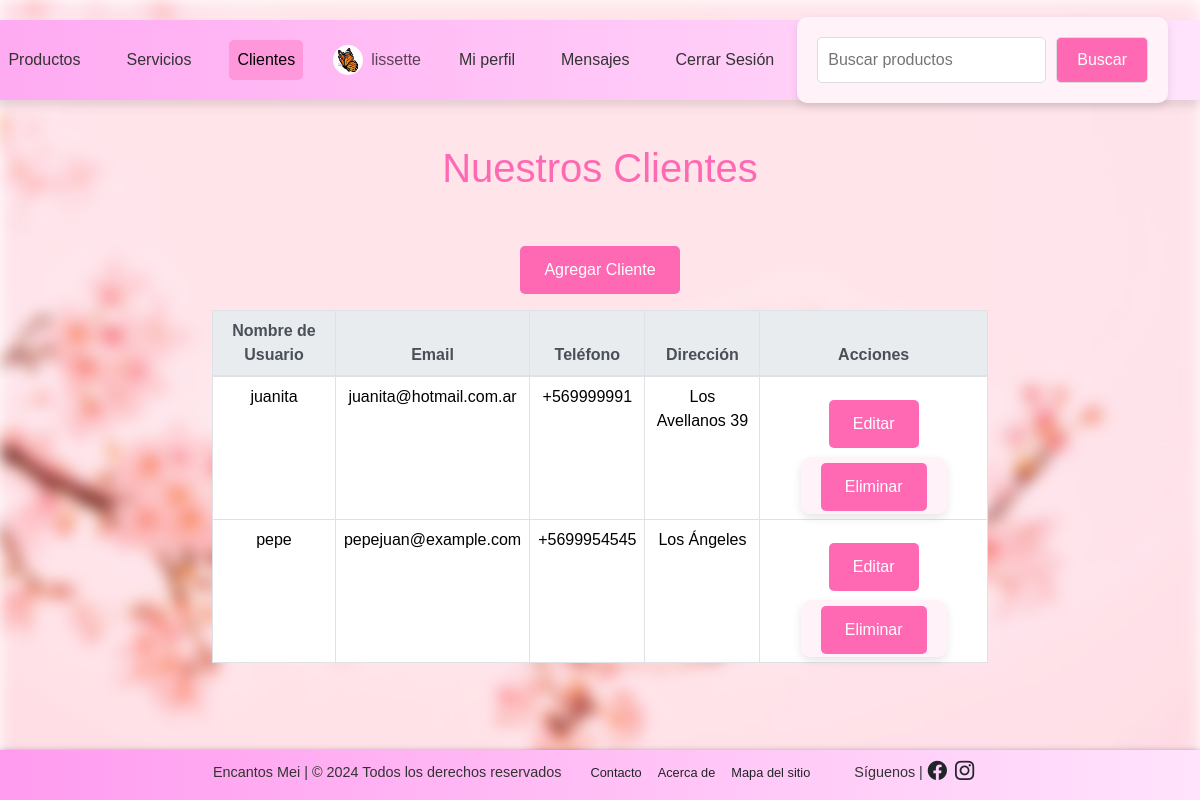
Page /shop/clients/ (signed in) on the committed database.
### shop/models.py (models this page shows)
class Profile(models.Model):
    user = models.OneToOneField(User, on_delete=models.CASCADE)
    address = models.CharField(max_length=255, blank=True)
    phone_number = models.CharField(max_length=20, blank=True)
    profile_picture = models.ImageField(upload_to='profile_pictures/', blank=True, null=True)

### shop/views.py (the view)
# urls.py: path('clients/', ClientListView.as_view(), name='clients'),
@method_decorator(user_passes_test(is_admin), name='dispatch')
class ClientListView(ListView):
    model = Profile
    template_name = 'clients.html'
    context_object_name = 'clients'
    def get_queryset(self):
        admin_group = Group.objects.get(name='Administradora de tienda')
        return Profile.objects.filter(user__is_superuser=False).exclude(user__groups=admin_group)
    def get_context_data(self, **kwargs):
        context = super().get_context_data(**kwargs)
        context['is_admin'] = is_admin(self.request.user)
        return context

### shop/context_processors.py (called while the page is built)
def profile_context(request):
    profile = None
    if request.user.is_authenticated:
        try:
            profile = Profile.objects.get(user=request.user)
        except Profile.DoesNotExist:
            pass
    return {'profile': profile}

def notification_count(request):
    if request.user.is_authenticated:
        count = Notification.objects.filter(user=request.user, read=False).count()
        return {'notification_count': count}
    return {'notification_count': 0}

### shop/views.py (called while the page is built)
def is_admin(user):
    return user.groups.filter(name='Administradora de tienda').exists() or user.is_superuser

### shop/templates/clients.html (shortened to what this page needs)
{% extends 'base.html' %}
{% load static %}
{% block content %}
    <h1 class="text-center my-4">Nuestros Clientes</h1>
    {% if user.is_authenticated %}
        {% if is_admin %}
            <a href="{% url 'create_client' %}" class="btn btn-primary mb-3">
                Agregar Cliente
            </a>
        {% endif %}
    {% endif %}
    <div class="container">
        <table class="table table-bordered">
            <thead class="thead-light">
                <tr>
                    <th>Nombre de Usuario</th>
                    <th>Email</th>
                    <th>Teléfono</th>
                    <th>Dirección</th>
                    {% if is_admin %}
                    <th>Acciones</th>
                    {% endif %}
                </tr>
            </thead>
            <tbody>
                {% for client in clients %}
                    <tr>
                        <td>{{ client.user.username }}</td>
                        <td>{{ client.user.email }}</td>
                        <td>{{ client.phone_number }}</td>
                        <td>{{ client.address }}</td>
                        {% if is_admin %}
                        <td>
                            <a href="{% url 'edit_client' client.pk %}" class="btn btn-warning btn-sm">
                                Editar
                            </a>
                            <form method="POST" action="{% url 'delete_client' client.pk %}" style="display: inline;">
                                <button type="submit" class="btn btn-danger btn-sm" onclick="return confirm('¿Estás segura de que deseas eliminar este cliente?');">
                                    Eliminar
                                </button>
                            </form>
                        </td>
                        {% endif %}
                    </tr>
                {% endfor %}
            </tbody>
        </table>
    </div>
    <div style="height: 50px;"></div>
{% endblock %}

### shop/templates/base.html (shortened to what this page needs)
{% load static %}
<!DOCTYPE html>
<html lang="es">
    <head>
        <link rel="stylesheet" href="https://stackpath.bootstrapcdn.com/bootstrap/4.5.2/css/bootstrap.min.css">
        <link href="https://cdn.jsdelivr.net/npm/bootstrap@5.3.3/dist/css/bootstrap.min.css" rel="stylesheet">
        <link rel="stylesheet" href="https://cdn.jsdelivr.net/npm/bootstrap-icons@1.8.1/font/bootstrap-icons.css">
        <link rel="stylesheet" href="{% static 'css/styles.css' %}">
    </head>
    <body>
        <nav class="navbar navbar-expand-lg custom-navbar" role="navigation">
    <div class="container-fluid">
        <div class="collapse navbar-collapse" id="navbarNav">
            <ul class="navbar-nav me-auto">
                <li class="nav-item">
                    <a class="nav-link {% if request.path == '/shop/products/' %}active{% endif %}" href="{% url 'products' %}">Productos</a>
                </li>
                <li class="nav-item">
                    <a class="nav-link {% if request.path == '/shop/services/' %}active{% endif %}" href="{% url 'services' %}">Servicios</a>
                </li>
                        {% if user.is_authenticated %}
                        {% if is_admin %}
                        <li class="nav-item">
                            <a class="nav-link {% if request.path == '/shop/clients/' %}active{% endif %}" href="{% url 'clients' %}">Clientes</a>
                        </li>
                    {% endif %}
                            <li class="nav-item">
                                <span class="navbar-text d-flex align-items-center" style="white-space: nowrap;">
                                    {% if profile and profile.profile_picture %}
                                        <img src="{{ profile.profile_picture.url }}" alt="Imagen de perfil" width="30" height="30" class="rounded-circle me-2" style="margin-right: 5px;">
                                    {% endif %}{{ user.username }}
                                </span>
                            </li>
                            <li class="nav-item">
                                <a class="nav-link {% if request.path == '/shop/profile/' %}active{% endif %}" href="{% url 'profile' %}">
                                    Mi perfil
                                </a>
                            </li>
                            <li class="nav-item">
                                <a class="nav-link {% if request.path == '/messages/messages/' %}active{% endif %}" href="{% url 'messages' %}">
                                    Mensajes
                                </a>
                            </li>
                            <li class="nav-item">
                                <a class="nav-link {% if request.path == '/shop/logout/' %}active{% endif %}" href="{% url 'logout' %}">
                                    Cerrar Sesión
                                </a>
                            </li>
                        {% endif %}
                    </ul>
                    <div style="display: flex; justify-content: center; align-items: center; margin: 20px auto; max-width: 400px; height: 80px;">
                        <form class="form-search" method="GET" action="{% url 'search_products' %}" role="search" style="display: flex; width: 100%; align-items: center;">
                            <input  type="search" name="query" placeholder="Buscar productos" aria-label="Search" style="flex: 1; margin-right: 10px; border: 1px solid #ddd; border-radius: 5px; padding: 10px;">
                            <button class="btn btn-outline-light" type="submit" style="border: 1px solid #ddd; border-radius: 5px; padding: 10px 20px;">
                                Buscar
                            </button>
                        </form>
                    </div>
                </div>
            </div>
        </nav>
        <div class="content">
            {% block content %}
            {% endblock %}
        </div>
        <footer class="bg-light text-center text-lg-start mt-auto">
            <div class="container p-2">
                <div class="row justify-content-between align-items-center">
                    <div class="col-auto">
                        <h5 style="display: inline;">Encantos Mei | © 2024 Todos los derechos reservados</p>
                    </div>
                    <div class="col-auto">
                        <ul class="list-unstyled d-flex" style="font-size: 0.8rem; padding: 0; margin: 0;">
                            <li class="me-3"><a href="{% url 'contact' %}" class="text-dark text-decoration-none hover-link">Contacto</a></li>
                            <li class="me-3"><a href="{% url 'about' %}" class="text-dark text-decoration-none hover-link">Acerca de</a></li>
                            <li><a href="{% url 'pages' %}" class="text-dark text-decoration-none hover-link">Mapa del sitio</a></li>
                        </ul>
                    </div>
                    <div class="col-auto">
                        <h5 style="display: inline;">Síguenos |</h5>
                        <a href="#" class="me-2 text-dark hover-link" style="display: inline;"><i class="bi bi-facebook" style="font-size: 1.2rem;"></i></a>
                        <a href="#" class="text-dark hover-link" style="display: inline;"><i class="bi bi-instagram" style="font-size: 1.2rem;"></i></a>
                    </div>
                </div>
            </div>
        </footer>
    </body>
</html>

### shop/static/css/styles.css (style rules this page uses)
body { font-family: 'Arial', sans-serif; color: #333; margin: 0; padding: 0; min-height: 100vh; display: flex; flex-direction: column; overflow-y: scroll; }
body::before { content: ''; position: fixed; top: 0; left: 0; right: 0; bottom: 0; background-image: url("../images/pink_flowers.jpg"); background-size: cover; background-position: center; filter: blur(8px); z-index: -1; }
h1 { color: #ff69b4; }
nav { position: relative; top: 20px; right: 20px; background-color: rgba(255, 255, 255, 0.2); border-radius: 15px; padding: 10px 20px; box-shadow: 0 6px 10px rgba(0, 0, 0, 0.1); display: flex; justify-content: flex-end; align-items: center; transition: background-color 0.3s; }
nav ul { list-style: none; padding: 0; margin: 0; display: flex; }
nav li { margin: 15px; align-self: center; }
nav a { text-decoration: none; color: #333; padding: 10px 15px; border-radius: 5px; transition: background-color 0.3s, color 0.3s; }
.navbar { position: fixed; right: 0; top: 20px; border-radius: 50px 0 0 50px; padding: 10px 20px; display: flex; align-items: center; height: 80px; box-shadow: 0 6px 10px rgba(0, 0, 0, 0.1); z-index: 1000; background: linear-gradient(270deg, rgba(255, 227, 252, 1) 0%, rgba(255, 155, 239, 1) 100%); }
.navbar-nav .nav-item { margin-right: 15px; }
.navbar-nav .nav-link { white-space: nowrap; color: #333; }
.nav-link.active { background-color: rgba(255, 105, 180, 0.4); color: #fff2f9; border-radius: 5px; }
.container { max-width: 800px; margin: auto; }
form { max-width: 400px; margin: 20px auto; padding: 20px; background-color: #fff2f9; border-radius: 10px; box-shadow: 0 4px 10px rgba(0, 0, 0, 0.1); display: flex; flex-direction: column; align-items: center; }
footer { position: relative; left: 0; bottom: 0; z-index: 10; width: 100%; min-height: 50px; background: linear-gradient(270deg, rgba(255, 227, 252, 1) 0%, rgba(255, 155, 239, 1) 100%); box-shadow: 0 4px 8px rgba(0, 0, 0, 0.8); }
footer .container { display: flex; justify-content: space-between; align-items: center; }
footer .row { width: 100%; flex-wrap: nowrap; align-items: center; }
footer h5, footer p { font-size: 0.9rem; margin: 0 5px; }
footer ul { list-style: none; padding: 0; margin: 0; display: flex; }
footer li { margin-right: 15px; }
.hover-link { transition: color 0.3s ease; }
.btn-warning { margin: 15px; }
.btn-primary { margin: 30px; }
footer .col-auto { display: flex; align-items: center; }
.d-flex { align-items: center; }
.content { position: relative; z-index: 1; padding: 20px; text-align: center; flex: 1; margin-top: 100px; }
.btn { padding: 12px 24px; background-color: rgba(255, 105, 180, 1); color: white; border: none; border-radius: 5px; font-size: 16px; transition: background-color 0.3s, transform 0.3s; opacity: 100%; }
.container { display: flex; justify-content: center; align-items: center; height: 100%; }
.form-search { max-width: 400px; margin: 20px auto; padding: 20px; background-color: #fff2f9; border-radius: 10px; box-shadow: 0 4px 10px rgba(0, 0, 0, 0.1); display: flex; flex-direction: row; align-items: center; }

### rows in the picture
Profile: profile_picture (picture)
Profile: user.username "juanita", user.email "juanita@hotmail.com.ar", phone_number "+569999991", address "Los Avellanos 39"
Profile: user.username "pepe", user.email "pepejuan@example.com", phone_number "+5699954545", address "Los Ángeles"

### other values in the picture
{{ user.username }} "lissette"
